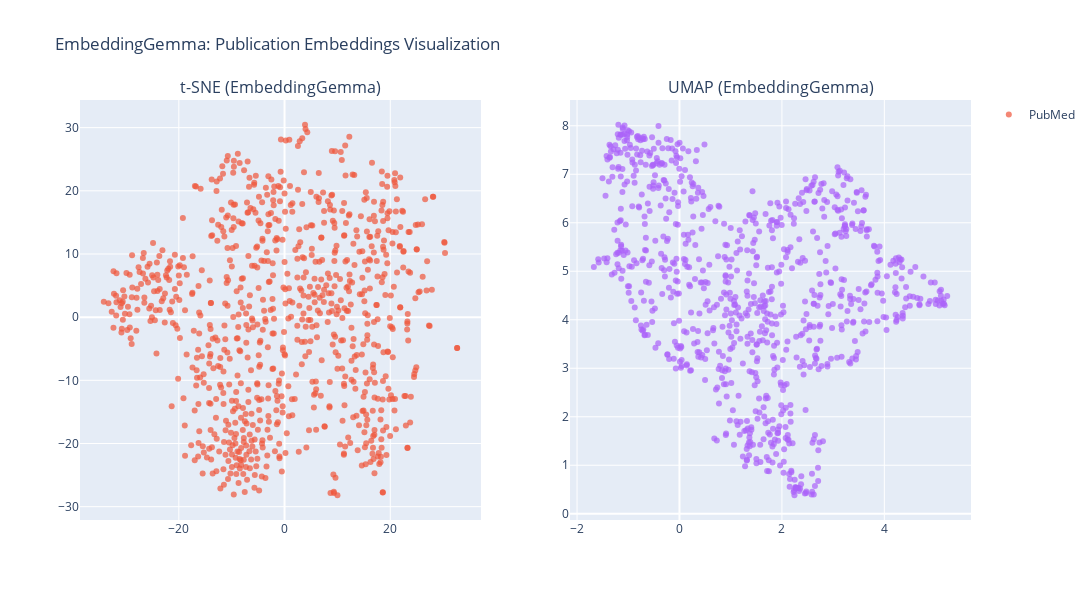

This figure's notebook cell:
### Code cell
# Create interactive visualizations
fig = make_subplots(
    rows=1, cols=2,
    subplot_titles=("t-SNE (EmbeddingGemma)", "UMAP (EmbeddingGemma)"),
    specs=[[{"type": "scatter"}, {"type": "scatter"}]]
)

# t-SNE plot
for source in ['IFC', 'PubMed']:
    mask = df_embed['source_type'] == source
    fig.add_trace(
        go.Scatter(
            x=df_embed[mask]['tsne_x'],
            y=df_embed[mask]['tsne_y'],
            mode='markers',
            name=f'{source}',
            text=df_embed[mask]['title'],
            hoverinfo='text',
            marker=dict(size=6, opacity=0.7)
        ),
        row=1, col=1
    )

# UMAP plot
for source in ['IFC', 'PubMed']:
    mask = df_embed['source_type'] == source
    fig.add_trace(
        go.Scatter(
            x=df_embed[mask]['umap_x'],
            y=df_embed[mask]['umap_y'],
            mode='markers',
            name=f'{source}',
            text=df_embed[mask]['title'],
            hoverinfo='text',
            marker=dict(size=6, opacity=0.7),
            showlegend=False
        ),
        row=1, col=2
    )

fig.update_layout(
    title_text="EmbeddingGemma: Publication Embeddings Visualization",
    height=600,
    width=1200
)

fig.show()

print("📊 EmbeddingGemma visualizations generated!")

### Figure 1 — Plotly figure (JSON) as saved in the notebook; plotly's stock layout.template omitted (floating-point values rounded to 4 significant figures; data arrays with more than 128 entries replaced by an {"elided": "..."} marker saying what was removed)
{"data": [{"hoverinfo": "text", "marker": {"opacity": 0.7, "size": 6}, "mode": "markers", "name": "IFC", "text": [], "type": "scatter", "x": [], "xaxis": "x", "y": [], "yaxis": "y"}, {"hoverinfo": "text", "marker": {"opacity": 0.7, "size": 6}, "mode": "markers", "name": "PubMed", "text": {"elided": "851 str values"}, "type": "scatter", "x": {"elided": "851 float values"}, "xaxis": "x", "y": {"elided": "851 float values"}, "yaxis": "y"}, {"hoverinfo": "text", "marker": {"opacity": 0.7, "size": 6}, "mode": "markers", "name": "IFC", "showlegend": false, "text": [], "type": "scatter", "x": [], "xaxis": "x2", "y": [], "yaxis": "y2"}, {"hoverinfo": "text", "marker": {"opacity": 0.7, "size": 6}, "mode": "markers", "name": "PubMed", "showlegend": false, "text": {"elided": "851 str values"}, "type": "scatter", "x": {"elided": "851 float values"}, "xaxis": "x2", "y": {"elided": "851 float values"}, "yaxis": "y2"}], "layout": {"annotations": [{"font": {"size": 16}, "showarrow": false, "text": "t-SNE (EmbeddingGemma)", "x": 0.225, "xanchor": "center", "xref": "paper", "y": 1, "yanchor": "bottom", "yref": "paper"}, {"font": {"size": 16}, "showarrow": false, "text": "UMAP (EmbeddingGemma)", "x": 0.775, "xanchor": "center", "xref": "paper", "y": 1, "yanchor": "bottom", "yref": "paper"}], "height": 600, "title": {"text": "EmbeddingGemma: Publication Embeddings Visualization"}, "width": 1200, "xaxis": {"anchor": "y", "domain": [0, 0.45]}, "xaxis2": {"anchor": "y2", "domain": [0.55, 1]}, "yaxis": {"anchor": "x", "domain": [0, 1]}, "yaxis2": {"anchor": "x2", "domain": [0, 1]}}}
